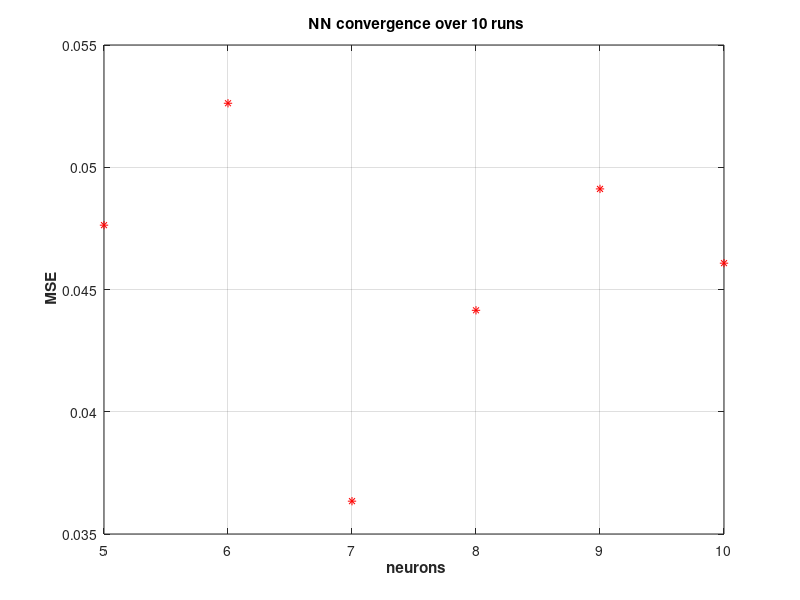

MATLAB code for this plot:
% x=load('results1.mat','hn')
% y=load('results1.mat','MSE')
% plot(x.hn,y.MSE,'r*');
% hold on;
% 
% 
% x=load('results2.mat','hn')
% y=load('results2.mat','MSE')
% plot(x.hn,y.MSE,'r*');
% hold on;
% 
% x=load('results2.mat','hn')
% y=load('results2.mat','MSE')
% plot(x.hn,y.MSE,'r*');
% hold on;
% 
% x=load('results3.mat','hn')
% y=load('results3.mat','MSE')
% plot(x.hn,y.MSE,'r*');
% hold on;
% 
% x=load('results4.mat','hn')
% y=load('results4.mat','MSE')
% plot(x.hn,y.MSE,'r*');
% hold on;

x=load('results5.mat','hn')
y=load('results5.mat','MSE')
plot(x.hn,y.MSE,'r*');
hold on;
x=load('results6.mat','hn')
y=load('results6.mat','MSE')
plot(x.hn,y.MSE,'r*');
hold on;
x=load('results7.mat','hn')
y=load('results7.mat','MSE')
plot(x.hn,y.MSE,'r*');
hold on;
x=load('results8.mat','hn')
y=load('results8.mat','MSE')
plot(x.hn,y.MSE,'r*');
hold on;
x=load('results9.mat','hn')
y=load('results9.mat','MSE')
plot(x.hn,y.MSE,'r*');
hold on;
x=load('results10.mat','hn')
y=load('results10.mat','MSE')
plot(x.hn,y.MSE,'r*');
hold on;

xlabel('{\bf neurons}'); grid;
ylabel('{\bf MSE}');
title('{\bf NN convergence over 10 runs}');

%*******************************************


